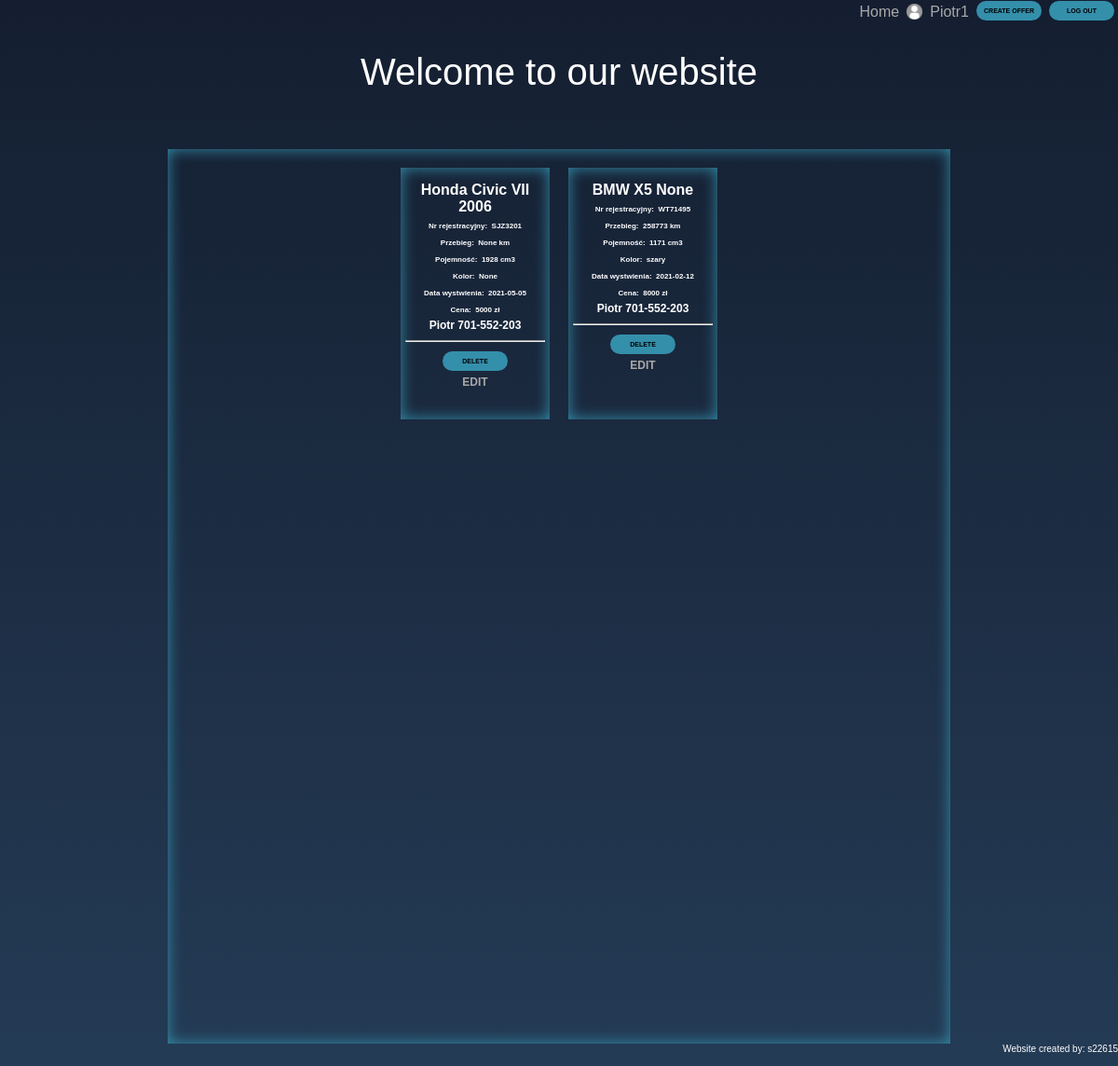
Page /controlsite (signed in) on the committed database.
### tables this page shows
CREATE TABLE "klient"
(
	id_klienta integer
		constraint pk_id_klienta
			primary key autoincrement,
	imie varchar(16),
	nazwisko varchar(32) not null,
	pesel varchar(11) not null
		constraint un_klient_pesel
			unique,
	nr_tel varchar(11),
	data_urodzenia date,
	login varchar(32) not null
		constraint un_klient_login
			unique,
	haslo varchar(32) not null,
	adres int not null
		constraint un_klient_adres
			unique
		constraint fk_klient_adres
			references adres
);

CREATE TABLE "oferta"
(
	id_oferty integer
		constraint pk_id_oferty
			primary key autoincrement,
	cena numeric(10,2) not null,
	data_wystawienia DATETIME default CURRENT_TIMESTAMP,
	id_samochodu varchar not null
		constraint fk_oferta_rejestracja
			references samochod
);

CREATE TABLE "samochod"
(
	id_samochodu integer not null
		constraint pk_id_samochodu
			primary key autoincrement,
	nr_rejestracyjny varchar(9) not null,
	marka varchar(16) not null,
	model varchar(16) not null,
	rocznik int,
	przebieg int,
	pojemnosc_skokowa int,
	kolor varchar(16),
	id_wlasciciela int not null
		constraint fk_wlasciciel_id
			references klient
);

### app.py (the view)
@app.route('/controlsite', methods=('GET', 'POST'))
def controlsite():
    username = session['username']
    database = get_db()
    selectUser = query_db("SELECT id_klienta FROM klient WHERE login= ?", (username,), True)
    selecteduserId = selectUser['id_klienta']
    offer = query_db(
        "SELECT * from oferta inner join samochod s on s.id_samochodu = oferta.id_samochodu join klient k on k.id_klienta = s.id_wlasciciela WHERE id_klienta = ?",
        (selecteduserId,))
    database.commit()
    return render_template('controlSite.html', offer=offer, username=session['username'])

### app.py (called while the page is built)
def get_db():
    db = getattr(g, '_database', None)
    if db is None:
        db = g._database = sqlite3.connect(DATABASE)
        db.row_factory = sqlite3.Row
    return db

def query_db(query, args=(), one=False):
    cur = get_db().execute(query, args)
    rv = cur.fetchall()
    cur.close()
    return (rv[0] if rv else None) if one else rv

@app.teardown_appcontext
def close_connection(exception):
    db = getattr(g, '_database', None)
    if db is not None:
        db.close()

### templates/controlSite.html (shortened to what this page needs)
<!DOCTYPE html>
<html lang="en">
<head>
    <link rel="stylesheet" type="text/css" href="{{ url_for('static', filename='css/style.css') }}">
</head>
<body>
<div id="navtop">
    <div class="navtopE">
        <form action="logout" id="formlog">
            <input type="submit" id="buttonsHome" value="LOG OUT" name="logout">
        </form>
    </div>
    <div class="navtopE">
        <form action="{{ url_for('createoffer') }}" id="formlog">
            <input type="submit" id="buttonsHome" value="CREATE OFFER" name="offer">
        </form>
    </div>
    <div class="navtopE">
        <section id="welcomeUser"><a href="{{ url_for("controlsite") }}">{{ username }}</a></section>
    </div>
    <div class="navtopE">
        <img src="{{url_for('static', filename='images/usericongrey.png')}}" alt="user_icon" width="17px" height="17px">
    </div>
    <div class="navtopE">
        <a href="{{ url_for('home')}}">Home</a>
    </div>
</div>
<div id="tophome">
    <div id="titleHome">Welcome to our website</div>
</div>
<div id="midC">
    <div class="left-rightHome"></div>
    <span id="midControl">
        <ul class="flex-container">
        {% for each in offer %}
            <li class="flex-itemC">{{ each.marka }} {{ each.model }} {{ each.rocznik }} <br>
                <span class="liControlL">Nr rejestracyjny:</span>
                <span class="liControlR">{{ each.nr_rejestracyjny }}</span> <br>
                <span class="liControlL">Przebieg:</span>
                <span class="liControlR">{{ each.przebieg }} km</span><br>
                <span class="liControlL">Pojemność:</span>
                <span class="liControlR">{{ each.pojemnosc_skokowa }} cm3</span> <br>
                <span class="liControlL">Kolor:</span>
                <span class="liControlR">{{ each.kolor }}</span><br>
                <span class="liControlL">Data wystwienia:</span>
                <span class="liControlR">{{ each.data_wystawienia }}</span><br>
                <span class="liControlL">Cena:</span>
                <span class="liControlR"><b>{{ each.cena }}</b> zł</span><br>
                <span class="liControlE">{{ each.imie }} {{ each.nr_tel }}</span><br><hr>
                <span class="liControlE">
                    <form action="deleteoffer" method="POST">
                        <input type="submit" class="buttonControl" value="DELETE">
                    </form>
                    <a href="{{ url_for('editoffer', id_oferty=each.id_oferty)}}">EDIT</a>
                </span>
            </li>
        {% endfor %}
        </ul>
    </span>
</div>
<div id="footer">Website created by: s22615</div>
</body>
</html>

### static/css/style.css (style rules this page uses)
body { margin: 0; padding: 0; font-family: sans-serif; background: linear-gradient(#141e30, #243b55); color: white; }
#footer { position: static; text-align: right; height: 3vh; width: 100%; font-size: 10px; }
a { color: darkgrey; }
a:link { text-decoration: none; }
#navtop { position: static; width: 100%; height: 5vh; }
.navtopE { display: inline-block; float: right; padding-top: 4px; margin-left: 4px; margin-right: 4px; }
#tophome { position: static; width: 100%; height: 15vh; text-align: center; }
#titleHome { font-size: 40px; margin: 0 auto; padding: 15px; }
.left-rightHome { width: 15%; height: 77vh; float: left; }
#welcomeUser { font-size: 16px; }
#buttonsHome { background-color: #348fab; border: none; text-decoration: none; cursor: pointer; border-radius: 22px; font-size: 7px; font-weight: bold; width: 10em; height: 3em; }
#formlog { margin-top: -4px; }
.flex-container { display: flex; flex-flow: row wrap; justify-content: center; height: fit-content; padding: 0; margin: 0; list-style: none; }
.liControlL { font-size: 8px; text-align: left; }
.liControlR { font-size: 8px; text-align: right; }
.liControlE { font-size: 12px; text-align: center; }
#midC { position: static; width: 100%; height: 120vh; }
#midControl { width: 70%; height: 120vh; float: left; box-shadow: inset 0 0 1em #348fab; }
.buttonControl { background-color: #348fab; border: none; text-decoration: none; cursor: pointer; margin: 2px; border-radius: 22px; font-size: 7px; font-weight: bold; width: 10em; height: 3em; }
.flex-itemC { padding: 15px 5px 5px; width: 150px; height: 250px; margin: 20px 10px 10px; color: white; box-shadow: inset 0 0 1em #348fab; font-weight: bold; font-size: 1em; text-align: center; }

### rows in the picture
klient: login "Piotr1"
oferta: marka "Honda", model "Civic VII", rocznik "2006", nr_rejestracyjny "SJZ3201", przebieg "None", pojemnosc_skokowa "1928", kolor "None", data_wystawienia "2021-05-05", cena "5000", imie "Piotr", nr_tel "701-552-203"
oferta: marka "BMW", model "X5", rocznik "None", nr_rejestracyjny "WT71495", przebieg "258773", pojemnosc_skokowa "1171", kolor "szary", data_wystawienia "2021-02-12", cena "8000", imie "Piotr", nr_tel "701-552-203"
